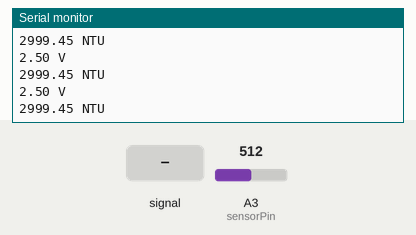
This sketch was run on a simulated Arduino Uno, built with avr-gcc and run on an emulated ATmega328P. Shown: the last lines printed to the serial monitor. Inputs (shaded band) come from the test bench; at power-on: A3 (sensorPin) = 512.

Above: at 6.2 s.
6.3 s: A3 (sensorPin) fed a 2 Hz sine of ±306 counts around its level
At 6.66 s:
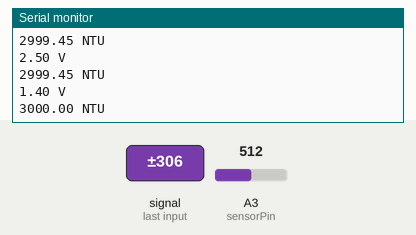
7.8 s: A3 (sensorPin) set to 716
At 7.8 s:
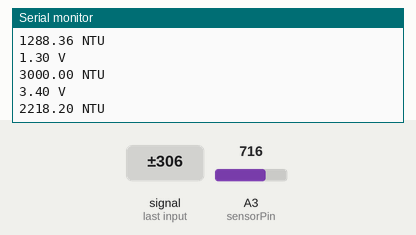
9.3 s: A3 (sensorPin) set to 810
At 9.39 s:
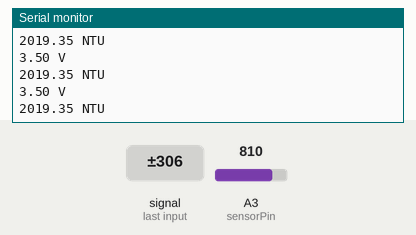
Timing chart, 0 to 12.3 s (numbered marks = the images above; inputs shaded):
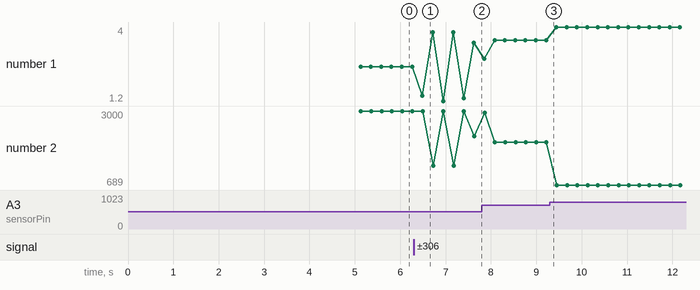

Measured:
- after the input at 6.3 s, the serial monitor: prints a new line after 0.19 s (image 1)
- plotted number 1: 2.5 → 3.4 after the input at 6.3 s, 3.4 → 3.5 after the input at 7.8 s, 3.5 → 4 after the input at 9.3 s
- plotted number 2: 2999.45 → 2218.2 after the input at 6.3 s, 2218.2 → 2019.35 after the input at 7.8 s, 2019.35 → 689 after the input at 9.3 s

The sketch:

LDR.ino
```cpp
//#include <Wire.h>
//#include <LiquidCrystal_I2C.h>

// Set the LCD address to 0x27 for a 16 chars and 2 line display
//LiquidCrystal_I2C lcd(0x27, 16, 2);
int sensorPin = A3;
float volt;
float ntu;

void setup()
{

  Serial.begin(9600);
//  lcd.begin();

  // Turn on the blacklight and print a message.
//  lcd.backlight();
//  lcd.print("tst");
  delay(5000);
}

void loop()
{

    volt = 0;
    for(int i=0; i<800; i++)
    {
        volt += ((float)analogRead(sensorPin)/1023)*5;
    }
    volt = volt/800;
    volt = round_to_dp(volt,1);
    if(volt < 2.5){
      ntu = 3000;
    }else{
      ntu = -1120.4*square(volt)+5742.3*volt-4353.8;
    }
//    lcd.clear();
//    lcd.setCursor(0,0);
//    lcd.print(volt);
//    lcd.print(" V");
    Serial.print(volt);
    Serial.println(" V");

//    lcd.setCursor(0,1);
//    lcd.print(ntu);
//    lcd.print(" NTU");
    Serial.print(ntu);
    Serial.println(" NTU");
    delay(100);
}

float round_to_dp( float in_value, int decimal_place )
{
  float multiplier = powf( 10.0f, decimal_place );
  in_value = roundf( in_value * multiplier ) / multiplier;
  return in_value;
}
```
